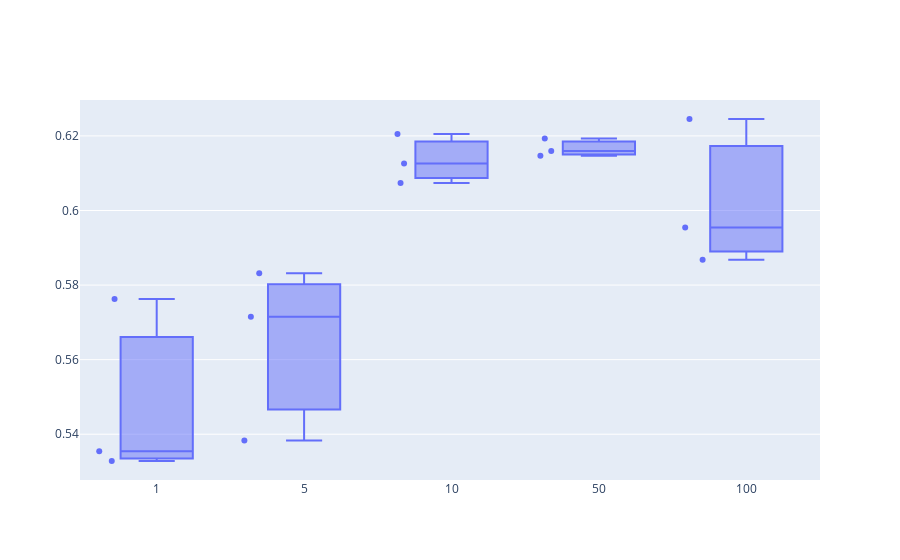

Write notebook code for a chart like this one.
### Code cell
x = np.ones(15)
x[:3] = 1
x[3:6] = 5
x[6:9] = 10
x[9:12] = 50
x[12:] = 100
x = x.astype(int).astype(str)

fig = go.Figure()

fig.add_trace(go.Box(x=x, y=test_data, boxpoints="all", jitter=0.3, pointpos=-1.4, name="Precompiled Quartiles"))



fig.show()

### Figure 1 — Plotly figure (JSON) as saved in the notebook; plotly's stock layout.template omitted (floating-point values rounded to 4 significant figures)
{"data": [{"boxpoints": "all", "jitter": 0.3, "name": "Precompiled Quartiles", "pointpos": -1.4, "type": "box", "x": ["1", "1", "1", "5", "5", "5", "10", "10", "10", "50", "50", "50", "100", "100", "100"], "y": [0.5355, 0.5762, 0.5328, 0.5383, 0.5832, 0.5715, 0.6205, 0.6126, 0.6074, 0.616, 0.6147, 0.6193, 0.5955, 0.6245, 0.5868]}], "layout": {"autosize": true, "xaxis": {"autorange": true, "range": [-0.5119, 4.5], "type": "category"}, "yaxis": {"autorange": true, "range": [0.5277, 0.6296], "type": "linear"}}}
